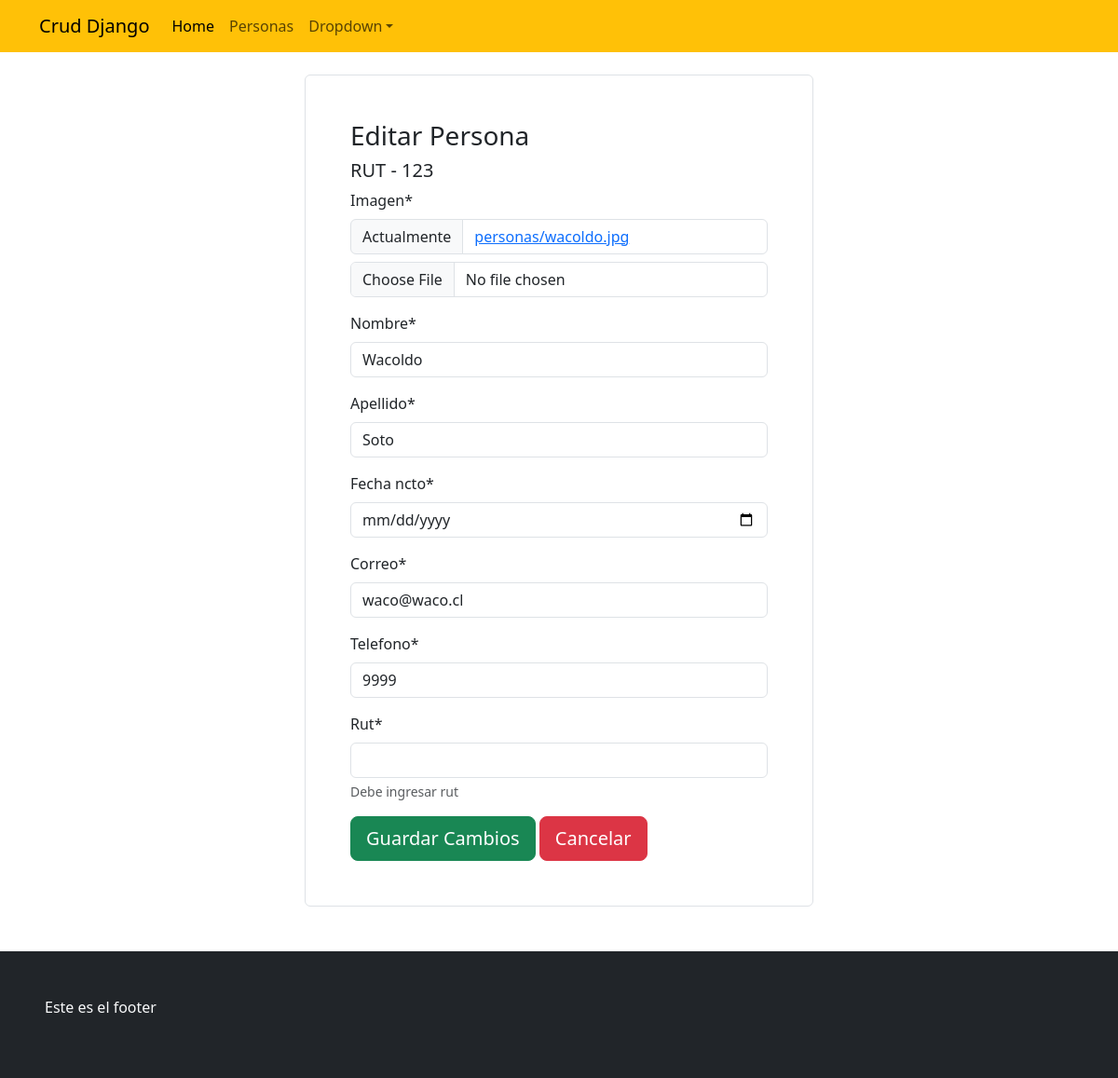
The app's page /modificarpersona/123, older data.
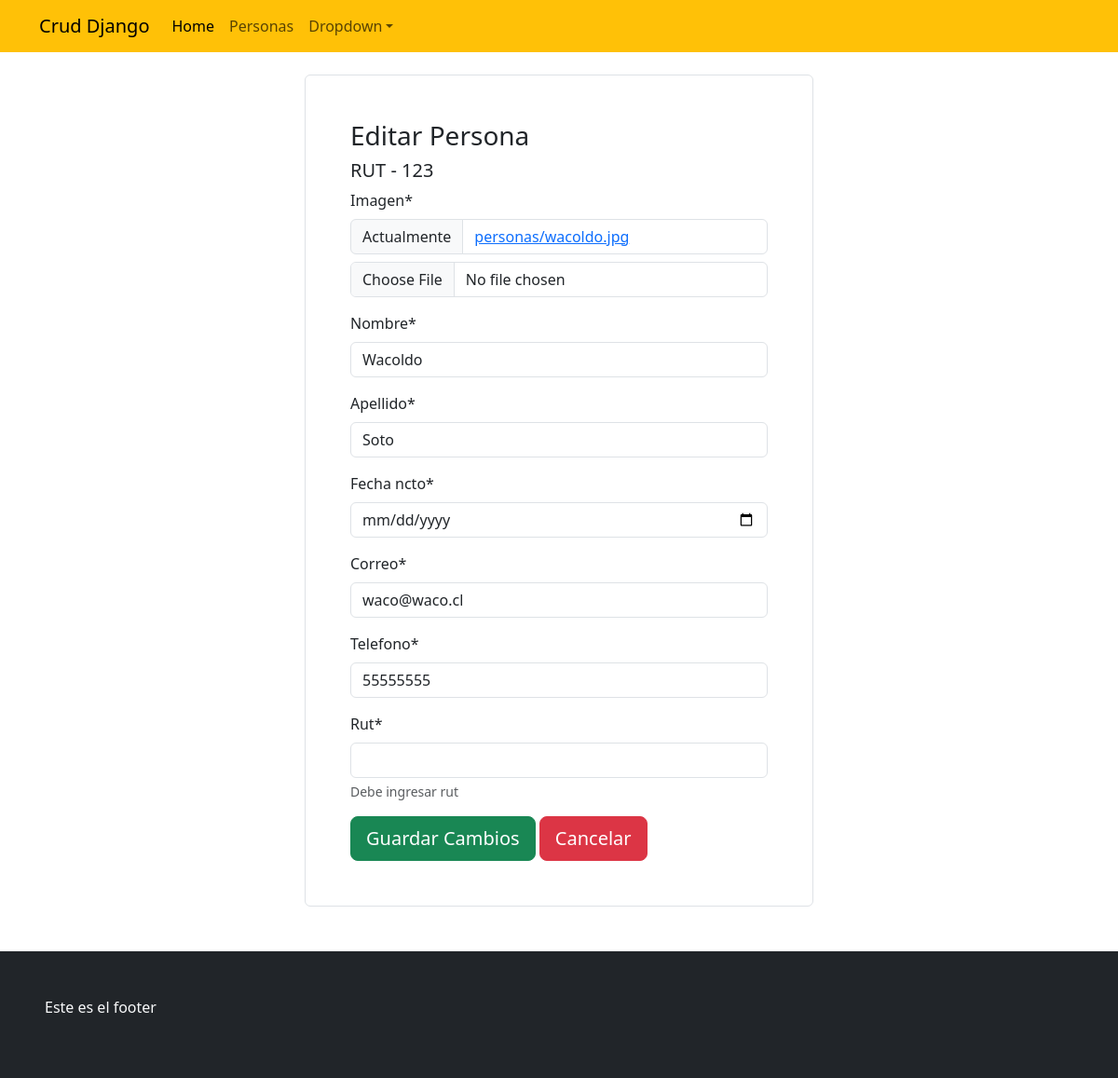
The same page, newer data.
### appcrud/models.py (models this page shows, shortened)
class Persona(models.Model):
    rut=models.CharField(max_length=10,primary_key=True, null=False)
    nombre=models.CharField(max_length=50,null=False)
    apellido=models.CharField(max_length=50, null=False)
    fecha_ncto=models.DateField(verbose_name='Fecha de Nacimiento',error_messages='ta malo')
    correo=models.EmailField(error_messages='coloca bien el correo...')
    telefono=models.IntegerField()
    imagen=models.ImageField(upload_to='personas',null=True)

### appcrud/views.py (the view)
# urls.py: path('modificarpersona/<id>',modificarpersona, name='modificarpersona'),
def modificarpersona(request, id):
    persona=get_object_or_404(Persona,rut=id)
    form=UpdatePersonaForm(instance=persona)
    datos={
        "form":form,
        "persona":persona
    }
    if request.method=="POST":
        form=UpdatePersonaForm(data=request.POST, files=request.FILES, instance=persona)
        if form.is_valid():
            form.save()
            return redirect(to='personas')
    return render(request,'appcrud/modificarpersona.html',datos)

### appcrud/forms.py
class UpdatePersonaForm(forms.ModelForm):
    rut=forms.CharField(max_length=10,
                        error_messages={"required":"Ingrese rut sin puntos y con guión ej.:12345678-9"},
                        help_text="Debe ingresar rut")
    fecha_ncto=forms.DateField(widget=forms.DateInput(attrs={'type': 'date'}))
    class Meta:
        model = Persona
        fields = ['imagen','nombre', 'apellido','fecha_ncto', 'correo','telefono']

### appcrud/templates/appcrud/modificarpersona.html (shortened to what this page needs)
{% extends "appcrud/base.html" %}
{% load static %}
{% load crispy_forms_tags %}
{% block contenido %}
<div class="container">
    <div class='mt-4 mb-5'>
        <div class="row">
            <div class="col-lg-3"></div>
            <div class="col-lg-6">
                <div class="p-5 border rounded">
                    <h3>Editar Persona</h3>
                    <h5>RUT - {{persona.rut}}</h5>
                    <form action="" method="post" enctype="multipart/form-data">
                       {{form | crispy}}
                        <div class="mt-3">
                            <input type="submit" value="Guardar Cambios" class="btn btn-success btn-lg">
                            <a href="{% url "personas" %}"><input type="button" value="Cancelar" class="btn btn-danger btn-lg"></a>
                        </div>
                    </form>
                </div>
            </div>
            <div class="col-lg-3"></div>
        </div>
    </div>
</div>
{% endblock contenido %}

Row changes from the older to the newer data that the page shows:
changed Persona "Wacoldo": telefono "9999" → "55555555"
